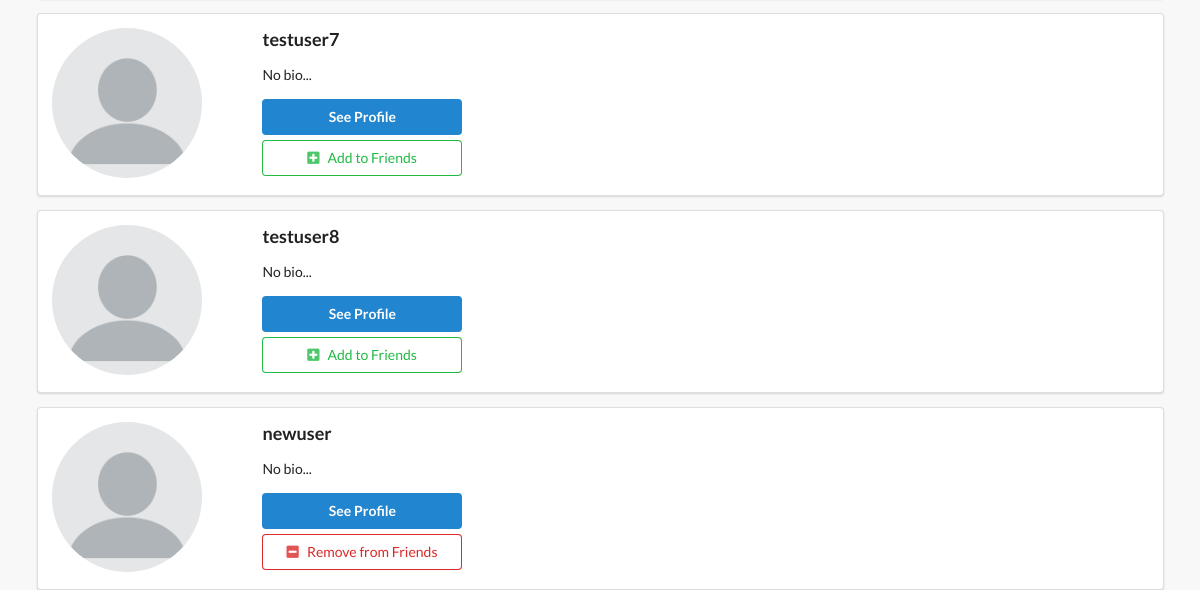
The page /profiles/ (signed in, lower part) on the database as committed earlier.
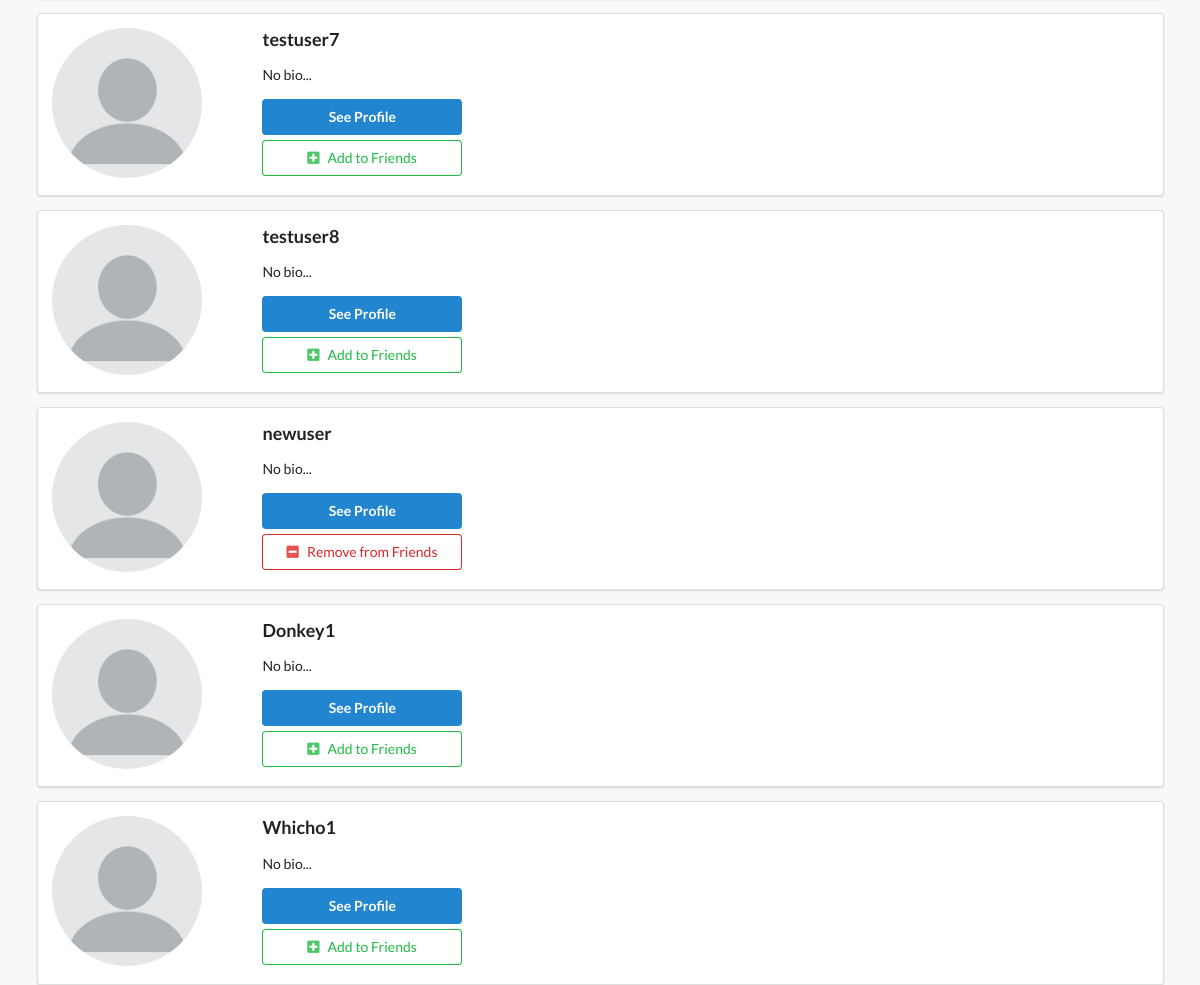
The same page on the database as committed later.
### profiles/models.py (models this page shows, shortened)
class Profile(models.Model):
    first_name = models.CharField(max_length=200, blank=True)
    last_name = models.CharField(max_length=200, blank=True)
    user = models.OneToOneField(User, on_delete=models.CASCADE)
    bio = models.TextField(default="No bio...", max_length=300)
    email = models.EmailField(max_length=200, blank=True)
    country = models.CharField(max_length=200, blank=True)
    avatar = models.ImageField(default='avatar.png', upload_to='avatars/')
    friends = models.ManyToManyField(User, blank=True, related_name='friends')
    slug = models.SlugField(unique=True, blank=True)
    updated = models.DateTimeField(auto_now=True)
    created = models.DateTimeField(auto_now_add=True)
    objects = ProfileManager()
    def get_absolute_url(self):
        return reverse('profiles:profile-detail-view', kwargs={'slug': self.slug})
    __initial_first_name = None
    __initail_last_name = None
    def __init__(self, *args, **kwargs):
        super().__init__(*args, **kwargs)
        self.__initial_first_name = self.first_name
        self.__initial_last_name = self.last_name

### profiles/views.py (the view)
# urls.py: path('', ProfileListView.as_view(), name='all-profiles-view'),
class ProfileListView(LoginRequiredMixin, ListView):
    model = Profile
    template_name = 'profiles/profile_list.html'
    def get_queryset(self):
        qs = Profile.objects.get_all_profiles(self.request.user)
        return qs
    def get_context_data(self, **kwargs):
        context = super().get_context_data(**kwargs)
        user = User.objects.get(username__iexact=self.request.user)
        profile = Profile.objects.get(user=user)
        rel_r = Relationship.objects.filter(sender=profile)
        rel_s = Relationship.objects.filter(receiver=profile)
        rel_receiver = []
        rel_sender = []
        for item in rel_r:
            rel_receiver.append(item.receiver.user)
        for item in rel_s:
            rel_sender.append(item.sender.user)
        context['rel_receiver'] = rel_receiver
        context['rel_sender'] = rel_sender
        context['is_empty'] = False
        if len(self.get_queryset()) == 0:
            context['is_empty'] = True
        return context

### profiles/context_processors.py (called while the page is built)
def profile_pic(request):
    if request.user.is_authenticated:
        profile_obj = Profile.objects.get(user=request.user)
        pic = profile_obj.avatar
        return {'picture': pic}
    return {}

def invitations_received_no(request):
    if request.user.is_authenticated:
        profile_obj = Profile.objects.get(user=request.user)
        qs_count = Relationship.objects.invitations_received(profile_obj).count()
        return {'invites_num': qs_count}
    return {}

### profiles/models.py (called while the page is built)
    def get_all_profiles(self, me):
        profiles = Profile.objects.all().exclude(user=me)
        return profiles

    def invitations_received(self, receiver):
        qs = Relationship.objects.filter(receiver=receiver, status='send')
        return qs

### profiles/templates/profiles/profile_list.html (shortened to what this page needs)
{% extends 'base.html' %}
{% block content %}
    {% for obj in object_list %}
        <div class="ui segment">
            <div class="ui grid">
                <div class="row">
                    <div class="three wide column">
                        <img src="{{ obj.avatar.url }}" alt="" class="ui small circular image">
                    </div>
                    <div class="thirteen wide column">
                        <h3>{{ obj.user }}</h3>
                        <p>{{ obj.bio }}</p>
                        <a href="{{ obj.get_absolute_url }}"><button class="ui primary button mb-5 w-big">See Profile</button></a>
                        <br>
                        {% if obj.user not in rel_receiver and obj.user not in rel_sender %}
                        <form action="{%  url 'profiles:send-invite' %}" method="POST">
                            <button type="submit" class="ui positive basic button mb-5 w-big"><i class="plus square icon"></i>Add to Friends</button>
                        </form>
                        {% endif %}
                        {% if request.user in obj.friends.all %}
                        <form action="{% url 'profiles:remove-friend' %}" method="POST">
                            <button type="submit" class="ui negative basic button mb-5 w-big"><i class="minus square icon"></i>Remove from Friends</button>
                        </form>
                        {% endif %}
                    </div>
                </div>
            </div>
        </div>
    {% endfor %}
{% endblock content %}

### templates/base.html (shortened to what this page needs)
{% load static %}
<!DOCTYPE html>
<html lang="en">
    <head>
        <link rel="stylesheet" type="text/css" href="{% static 'style.css' %}">
        <link rel="stylesheet" type='text/css' href="https://cdnjs.cloudflare.com/ajax/libs/semantic-ui/2.2.14/semantic.min.css">
    </head>
    <body>
        <div class="ui container">
        {% block content %}
        {% endblock content %}
        </div>
    </body>
</html>

### static/style.css (style rules this page uses)
body { background: #F8F8F8 !important; }
.mb-5 { margin-bottom: 5px !important; }
.w-big { width: 200px !important; }

Rows that differ between the two databases and show on the page:
added Profile: avatar (placeholder picture), user "Donkey1", bio "No bio..."
added Profile: avatar (placeholder picture), user "Whicho1", bio "No bio..."
